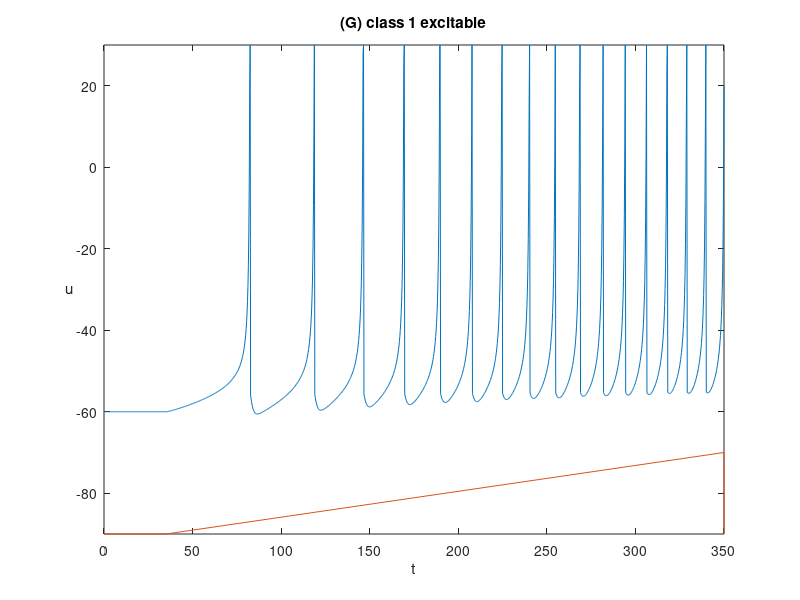
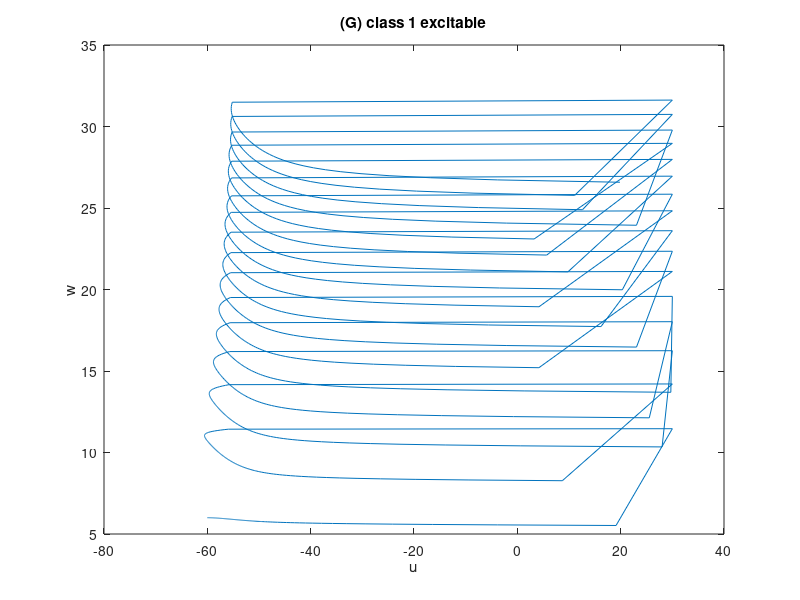

Reproduce these figures in MATLAB, in order.
a=0.02; b=-0.1; c=-55; d=6;

u = [];
w = [];
u(1) = -60;
w(1) = b*u(1);

uFiltered = [];  % memorizzo le u
wFiltered = []; % memorizzo le w

tau = 0.25;  % discretizzazione tempo
tspan = 0:tau:350;  % durata esperimento
T1 = tspan(end)/10;  % dopo quanto forniamo corrente 

i=1;

for t=tspan
    
    if (t>T1)  
        I=(0.09*(t-T1)); 
% Action potentials can be generated with arbitrarily low frequency.
% The frequency increases with increasing the applied current
    else
        I=0;
    end
  
    u(i+1) = u(i) + tau*(0.04*u(i)^2 + 4.1*u(i) + 108 - w(i) + I);
    
    if u(i+1)>30
        uFiltered(end+1) = 30;
    else
        uFiltered(end+1) = u(i+1);
    end
    
    w(i+1) = w(i) + tau*a*(b*u(i+1) - w(i));
    
    if u(i+1)>30
        u(i+1) = c;
        w(i+1) = w(i+1) + d;
    end
    
    wFiltered(end+1) = w(i+1);
    
    i = i+1;
end

%%
plot(tspan,uFiltered,[0 T1 max(tspan) max(tspan)],-90+[0 0 20 0]); 
axis([0 max(tspan) -90 30]) 
xlabel('t')
ylabel('u')
hYLabel = get(gca,'YLabel');
set(hYLabel,'rotation',0,'VerticalAlignment','middle')
title('(G) class 1 excitable');
savefig('./images/G_membrane.fig');

%%
plot(uFiltered, wFiltered);
xlabel('u');
ylabel('w');
title('(G) class 1 excitable');
savefig('./images/G_phase.fig');